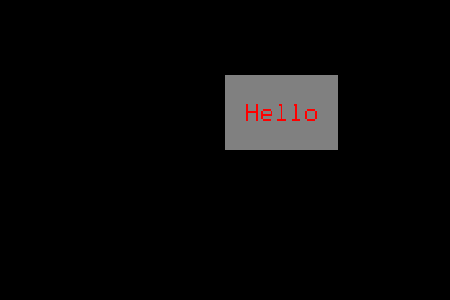

Python code for this plot:
#!/usr/bin/env python
# Demonstrate vtkOrientationMarkerWidget with a text actor in a sub-viewport.

import vtkmodules.vtkInteractionStyle  # noqa: F401
import vtkmodules.vtkRenderingFreeType  # noqa: F401
import vtkmodules.vtkRenderingOpenGL2  # noqa: F401

from vtkmodules.vtkFiltersSources import vtkTextSource
from vtkmodules.vtkInteractionStyle import vtkInteractorStyleImage
from vtkmodules.vtkInteractionWidgets import vtkOrientationMarkerWidget
from vtkmodules.vtkRenderingCore import (
    vtkActor,
    vtkPolyDataMapper,
    vtkRenderWindow,
    vtkRenderWindowInteractor,
    vtkRenderer,
)

# Source
text_source = vtkTextSource()
text_source.SetText("Hello")
text_source.SetForegroundColor(1.0, 0.0, 0.0)
text_source.BackingOff()
text_source.Update()

# Mapper + Actor
text_mapper = vtkPolyDataMapper()
text_mapper.SetInputConnection(text_source.GetOutputPort())

text_actor = vtkActor()
text_actor.SetMapper(text_mapper)

# Renderer (two viewports)
small_view_renderer = vtkRenderer()
small_view_renderer.SetViewport(0.5, 0.5, 0.75, 0.75)
small_view_renderer.SetBackground(0.5, 0.5, 0.5)

background_renderer = vtkRenderer()

# Render window
render_window = vtkRenderWindow()
render_window.AddRenderer(background_renderer)
render_window.AddRenderer(small_view_renderer)
render_window.SetWindowName("orientation marker text")
render_window.SetMultiSamples(0)
render_window.SetSize(450, 300)

# Interactor
style = vtkInteractorStyleImage()

interactor = vtkRenderWindowInteractor()
interactor.SetRenderWindow(render_window)
interactor.SetInteractorStyle(style)

# Widget
orientation_widget = vtkOrientationMarkerWidget()
orientation_widget.SetInteractor(interactor)
orientation_widget.SetDefaultRenderer(small_view_renderer)
orientation_widget.SetViewport(0, 0, 1, 1)
orientation_widget.SetOrientationMarker(text_actor)
orientation_widget.On()

# Scene
small_view_renderer.ResetCamera()

interactor.Initialize()
interactor.Start()
